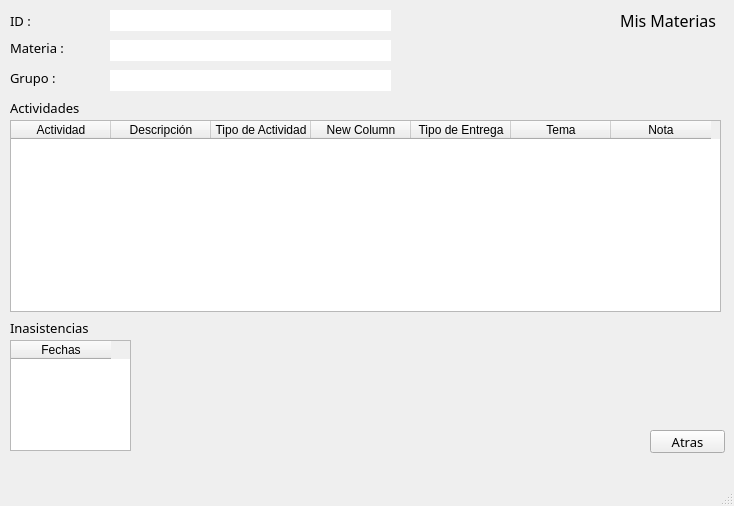
<?xml version="1.0" encoding="UTF-8"?>
<ui version="4.0">
 <class>misMaterias</class>
 <widget class="QMainWindow" name="misMaterias">
  <property name="geometry">
   <rect>
    <x>0</x>
    <y>0</y>
    <width>734</width>
    <height>506</height>
   </rect>
  </property>
  <property name="windowTitle">
   <string>Mis Materias</string>
  </property>
  <widget class="QWidget" name="centralwidget">
   <widget class="QLabel" name="label">
    <property name="geometry">
     <rect>
      <x>10</x>
      <y>10</y>
      <width>31</width>
      <height>21</height>
     </rect>
    </property>
    <property name="font">
     <font>
      <family>Arial Rounded MT Bold</family>
      <pointsize>10</pointsize>
     </font>
    </property>
    <property name="text">
     <string>ID : </string>
    </property>
   </widget>
   <widget class="QLabel" name="label_2">
    <property name="geometry">
     <rect>
      <x>10</x>
      <y>40</y>
      <width>81</width>
      <height>16</height>
     </rect>
    </property>
    <property name="font">
     <font>
      <family>Arial Rounded MT Bold</family>
      <pointsize>10</pointsize>
     </font>
    </property>
    <property name="text">
     <string>Materia :</string>
    </property>
   </widget>
   <widget class="QLabel" name="label_3">
    <property name="geometry">
     <rect>
      <x>10</x>
      <y>70</y>
      <width>81</width>
      <height>16</height>
     </rect>
    </property>
    <property name="font">
     <font>
      <family>Arial Rounded MT Bold</family>
      <pointsize>10</pointsize>
     </font>
    </property>
    <property name="text">
     <string>Grupo :</string>
    </property>
   </widget>
   <widget class="QLabel" name="label_4">
    <property name="geometry">
     <rect>
      <x>620</x>
      <y>10</y>
      <width>101</width>
      <height>21</height>
     </rect>
    </property>
    <property name="font">
     <font>
      <family>Arial Rounded MT Bold</family>
      <pointsize>12</pointsize>
     </font>
    </property>
    <property name="text">
     <string>Mis Materias</string>
    </property>
   </widget>
   <widget class="QLabel" name="label_5">
    <property name="geometry">
     <rect>
      <x>10</x>
      <y>100</y>
      <width>81</width>
      <height>16</height>
     </rect>
    </property>
    <property name="font">
     <font>
      <family>Arial Rounded MT Bold</family>
      <pointsize>10</pointsize>
     </font>
    </property>
    <property name="text">
     <string>Actividades </string>
    </property>
   </widget>
   <widget class="QTableWidget" name="actividadesEst">
    <property name="geometry">
     <rect>
      <x>10</x>
      <y>120</y>
      <width>711</width>
      <height>192</height>
     </rect>
    </property>
    <column>
     <property name="text">
      <string>Actividad</string>
     </property>
    </column>
    <column>
     <property name="text">
      <string>Descripción</string>
     </property>
    </column>
    <column>
     <property name="text">
      <string>Tipo de Actividad</string>
     </property>
    </column>
    <column>
     <property name="text">
      <string>New Column</string>
     </property>
    </column>
    <column>
     <property name="text">
      <string>Tipo de Entrega</string>
     </property>
    </column>
    <column>
     <property name="text">
      <string>Tema</string>
     </property>
    </column>
    <column>
     <property name="text">
      <string>Nota</string>
     </property>
    </column>
   </widget>
   <widget class="QLabel" name="label_6">
    <property name="geometry">
     <rect>
      <x>10</x>
      <y>320</y>
      <width>91</width>
      <height>16</height>
     </rect>
    </property>
    <property name="font">
     <font>
      <family>Arial Rounded MT Bold</family>
      <pointsize>10</pointsize>
     </font>
    </property>
    <property name="text">
     <string>Inasistencias</string>
    </property>
   </widget>
   <widget class="QTableWidget" name="inasistenciasEst">
    <property name="geometry">
     <rect>
      <x>10</x>
      <y>340</y>
      <width>121</width>
      <height>111</height>
     </rect>
    </property>
    <column>
     <property name="text">
      <string>Fechas</string>
     </property>
    </column>
   </widget>
   <widget class="QPushButton" name="back">
    <property name="geometry">
     <rect>
      <x>650</x>
      <y>430</y>
      <width>75</width>
      <height>23</height>
     </rect>
    </property>
    <property name="font">
     <font>
      <family>Arial Rounded MT Bold</family>
      <pointsize>10</pointsize>
     </font>
    </property>
    <property name="text">
     <string>Atras</string>
    </property>
   </widget>
   <widget class="QLabel" name="matId">
    <property name="geometry">
     <rect>
      <x>110</x>
      <y>10</y>
      <width>281</width>
      <height>21</height>
     </rect>
    </property>
    <property name="font">
     <font>
      <family>Arial Rounded MT Bold</family>
      <pointsize>10</pointsize>
     </font>
    </property>
    <property name="styleSheet">
     <string notr="true">background-color: rgb(255, 255, 255);
border-color: rgb(0, 0, 0);</string>
    </property>
    <property name="text">
     <string/>
    </property>
   </widget>
   <widget class="QLabel" name="matNombre">
    <property name="geometry">
     <rect>
      <x>110</x>
      <y>40</y>
      <width>281</width>
      <height>21</height>
     </rect>
    </property>
    <property name="font">
     <font>
      <family>Arial Rounded MT Bold</family>
      <pointsize>10</pointsize>
     </font>
    </property>
    <property name="styleSheet">
     <string notr="true">background-color: rgb(255, 255, 255);</string>
    </property>
    <property name="text">
     <string/>
    </property>
   </widget>
   <widget class="QLabel" name="matGrupo">
    <property name="geometry">
     <rect>
      <x>110</x>
      <y>70</y>
      <width>281</width>
      <height>21</height>
     </rect>
    </property>
    <property name="font">
     <font>
      <family>Arial Rounded MT Bold</family>
      <pointsize>10</pointsize>
     </font>
    </property>
    <property name="styleSheet">
     <string notr="true">background-color: rgb(255, 255, 255);</string>
    </property>
    <property name="text">
     <string/>
    </property>
   </widget>
  </widget>
  <widget class="QStatusBar" name="statusbar"/>
 </widget>
 <resources/>
 <connections/>
</ui>
